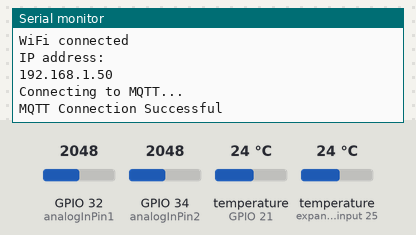
The sketch below on a simulated ESP32. On the bench: the last lines printed to the serial monitor. The inputs (shaded band) are chosen by the test bench; at power-on: temperature (sensors on GPIO 21, expander input 25) 24 °C, GPIO 32 (analogInPin1) = 2048, GPIO 34 (analogInPin2) = 2048. WiFi joins after 1.5 s; servers stay silent unless stated; no MQTT or app messages arrive unless stated.

Above: at 2.9 s.
3.0 s: temperature (sensor on GPIO 21) set to 12 °C
At 11.3 s:
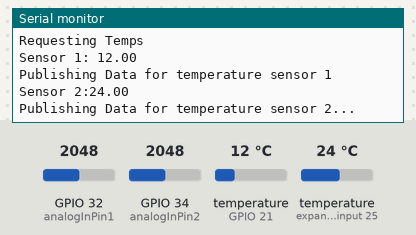
16.6 s: temperature (sensor on expander input 25) set to 12 °C
At 20.6 s:
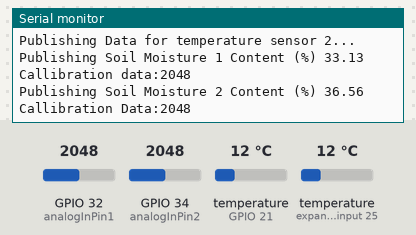
30.2 s: GPIO 32 (analogInPin1) set to 2640
At 31.4 s:
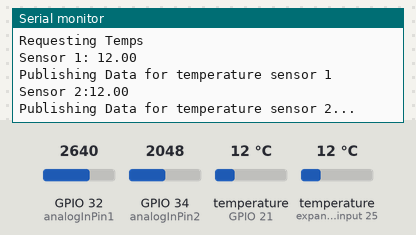
43.8 s: GPIO 34 (analogInPin2) set to 2640
At 50.4 s:
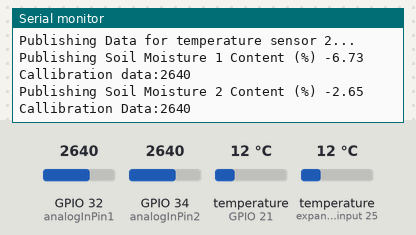
57.4 s: temperature (sensor on GPIO 21) set to 19 °C
At 61.5 s:
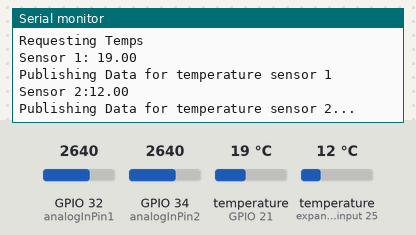
71.0 s: temperature (sensor on expander input 25) set to 19 °C
At 81.6 s:
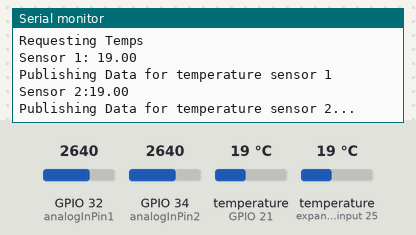
Timing chart, 0 to 83.1 s (numbered marks = the images above; inputs shaded):
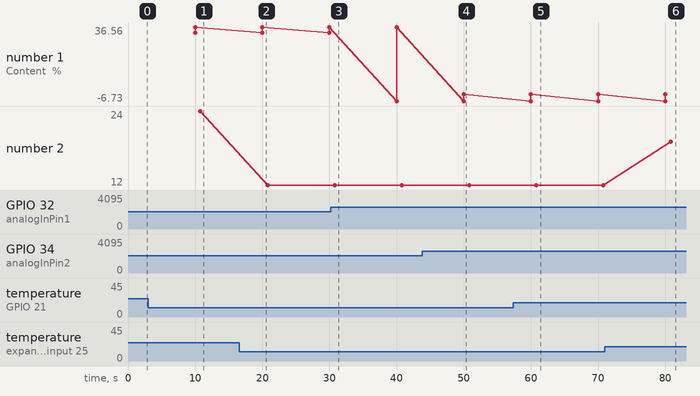

Measured:
- after the input at 3.0 s, the serial monitor: prints a new line after 7.8 s (image 1)
- after the input at 43.8 s, the serial monitor: prints a new line after 6.2 s (image 4)
- after the input at 57.4 s, the serial monitor: prints a new line after 3.4 s (image 5)
- after the input at 71.0 s, the serial monitor: prints a new line after 9.8 s (image 6)
- plotted number 1: 36.56 → -2.65 after the input at 43.8 s

The sketch:

Soil_Sensors_MainBuild.ino
```cpp
#include <WiFi.h>
//#include <Wire.h>
#include <OneWire.h>
#include <DallasTemperature.h>
#include <PubSubClient.h>
#include <String.h>

void setup_wifi();
void mqttConnect ();
void callback(char* topic, byte* payload, unsigned int length);

void sendMoisture();
void sendSoilTemp();

//Wifi setup
const char* ssid = "memashouse";
const char* password = "Hobart10";

//MQTT server setup
const char* mqttServer = "192.168.1.249";
const int mqttPort = 1883;
const char* mqttUser = "ESP_Soil";
const char* mqttPassword = "";
WiFiClient espClient;
PubSubClient client(espClient);


// Setup temperature probes
#define ONE_WIRE_BUS 21
OneWire oneWire(ONE_WIRE_BUS);
DallasTemperature sensors(&oneWire);

DeviceAddress sensor1 = {0x28, 0x60, 0x2E, 0x49, 0xF6, 0x9F, 0x3C, 0x6E};
DeviceAddress sensor2 = {0x28, 0xE9, 0x52, 0x96, 0xF0, 0x1, 0x3C, 0xB};

// Setup moisture probes
#define analogInPin1 32 // Pin 5 onboard
#define analogInPin2 34 //Pin 7 onboard
 // Callibration Data
 // Probe 1: 0% = 2540 100% = 1055
 // Probe 2: 0% = 2600 100% = 1090
const int probeOneMax = 2540; // Max ADC output of probe
const int probeOneMin = 1055; // Min ADC output of probe
const int probeTwoMax = 2600;
const int probeTwoMin = 1090;
//float Moisture; MOVED TO FUNCTION
// Setup mqtt publishing variables
String tempString; //Temp String for converting to char*
char tempChar[50]; // Temp char* to publish to mqtt
//int sensorValue = 0;  // MOVED TO FUNCTION


unsigned long StartTime = millis(); //Start time used to calculate when to publish
bool DEBUG = true;
void setup() {
    // initialize serial communication at 115200
    Serial.begin(115200);
    setup_wifi();
    mqttConnect();
    sensors.begin();

    // DS18B20.begin();
}

void loop() {
    // put your main code here, to run repeatedly:
    if (WiFi.status() != WL_CONNECTED) {
        Serial.println("WiFi connection lost");
        setup_wifi();
    }

    if (!client.connected()){ //check for connection loss
        Serial.println("Connection to MQTT Broker interrupted \n Attempting to Reconnect... ");
        Serial.println("Inside loop check for connection loss");
        //Serial.println(client.connected());
        mqttConnect();
    } //check for connection loss

    if (millis() - StartTime > 10000 || millis()-StartTime < 1){// Check for 10sec past and retrieve and publish data
        StartTime = millis();
        sendMoisture();
        sendSoilTemp();
        delay(50);

    }

    client.loop();
}
//
// 100% = 1050
// 0% = 2600
void setup_wifi() {
    delay(10);
    // We start by connecting to a WiFi network
    Serial.println();
    Serial.print("Connecting to ");
    Serial.println(ssid);

    WiFi.begin(ssid, password);

    while (WiFi.status() != WL_CONNECTED) {
        delay(500);
        Serial.print(".");
    }

    Serial.println("");
    Serial.println("WiFi connected");
    Serial.println("IP address: ");
    Serial.println(WiFi.localIP());
}

void mqttConnect() { //Initiate MQTT Server Connection
    client.setServer(mqttServer,mqttPort);
    client.setCallback(callback);
    while(!client.connected()) {
        Serial.println("Connecting to MQTT...");
        if (client.connect("ESP32Client",mqttUser,mqttPassword)){
            Serial.println("MQTT Connection Successful");
            delay(200);
            //client.subscribe("inTopic");

        }
        else {
            Serial.print("Failed with state ");
            Serial.print(client.state());
            delay(2000);
        }
    }
}

void callback(char* topic, byte* payload, unsigned int length) {

    Serial.print("Message arrived in topic: ");
    Serial.println(topic);

    Serial.print("Message:");
    for (int i = 0; i < length; i++) {
        Serial.print((char)payload[i]);
    }

    Serial.println();
    Serial.println("-----------------------");

}

void sendMoisture() {
    int sensorValue=0;
    float Moisture = 0.0;
    sensorValue = analogRead(analogInPin1);
    Moisture = (1.0 - ((float(sensorValue) - probeOneMin) / (probeOneMax-probeOneMin))) * 100.0;
    tempString = String(Moisture);
    tempString.toCharArray(tempChar, tempString.length() + 1);
    client.publish("Moisture_Probe_1" , tempChar);
    if (DEBUG) {
        Serial.print("Publishing Soil Moisture 1 Content (%) ");
        Serial.println(Moisture);
        Serial.print("Callibration data:");
        Serial.println(sensorValue);
    }
    sensorValue = analogRead(analogInPin2);
    Moisture = (1.0 - ((float(sensorValue) - probeTwoMin) / (probeTwoMax-probeTwoMin))) * 100.0;
    tempString = String(Moisture);
    tempString.toCharArray(tempChar, tempString.length() + 1);
    client.publish("Moisture_Probe_2" , tempChar);
    if (DEBUG) {
        Serial.print("Publishing Soil Moisture 2 Content (%) ");
        Serial.println(Moisture);
        Serial.print("Callibration Data:");
        Serial.println(sensorValue);
    }
}
 // Callibration Data
 // Probe 1: 0% = 2540 100% = 1055
 // Probe 2: 0% = 2600 100% = 1090
void sendSoilTemp() {
    sensors.requestTemperatures();
    float sensor1Temp = 0;
    float sensor2Temp = 0;

    if (DEBUG) {
        Serial.println("Requesting Temps \n");
    }
    sensor1Temp = sensors.getTempC(sensor1);
    tempString = String(sensor1Temp);
    tempString.toCharArray(tempChar, tempString.length()+1);
    //tempString = String(sensor1Temp);
    if (DEBUG) {
        Serial.print("Sensor 1: ");
        Serial.println(sensor1Temp);
        Serial.println("Publishing Data for temperature sensor 1");
    }
    client.publish("Soil_Temp_1", tempChar);
    sensor2Temp = sensors.getTempC(sensor2);
    tempString = String(sensor2Temp);
    tempString.toCharArray(tempChar, tempString.length()+1);
    if (DEBUG) {
        Serial.print("Sensor 2:");
        Serial.println(sensor2Temp);
        Serial.println("Publishing Data for temperature sensor 2...");
    }
    client.publish("Soil_Temp_2",tempChar);


}
```
